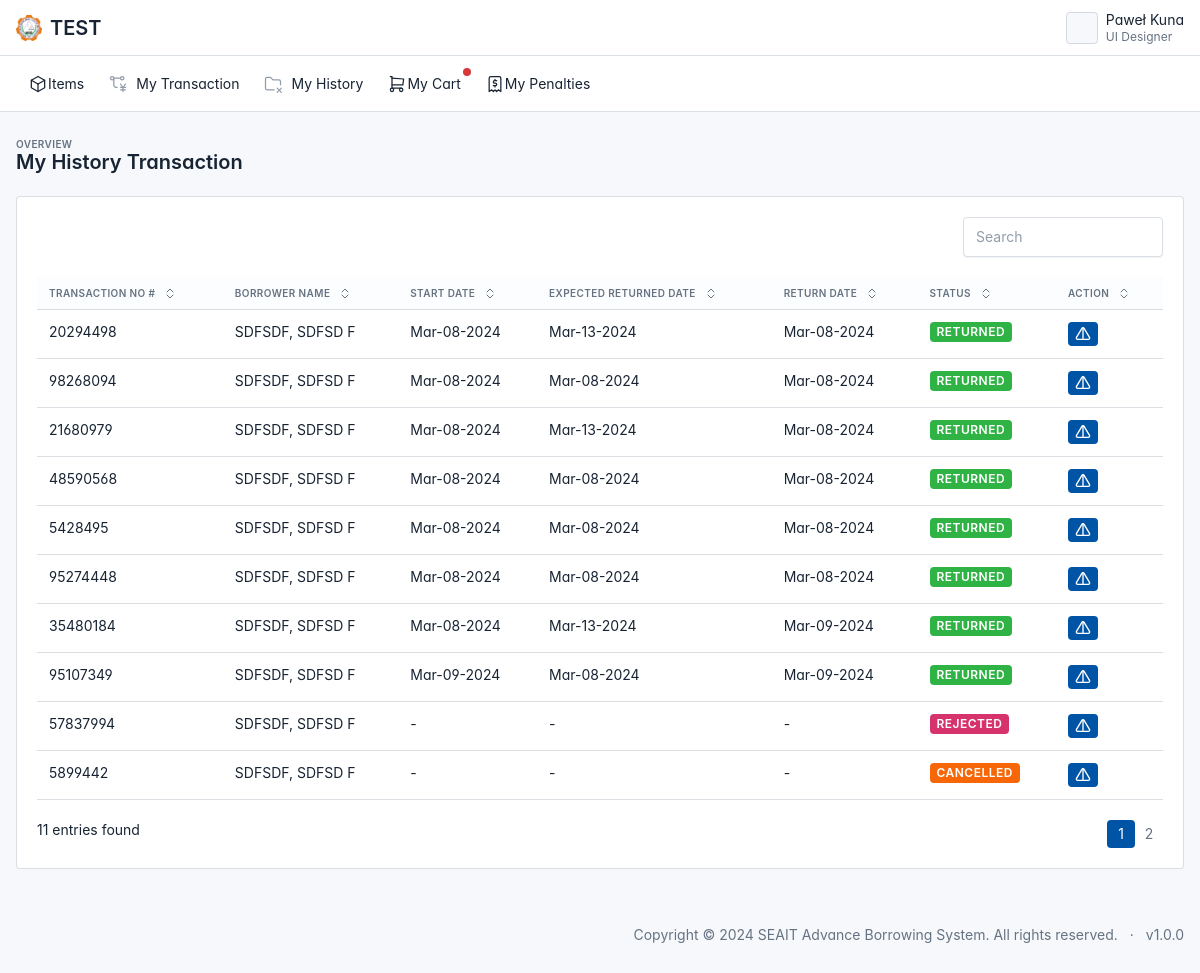
/user/history.php (signed in), run on the app's committed database.
### tables this page shows
CREATE TABLE IF NOT EXISTS `tbl_transaction_header` (
  `transaction_no` int NOT NULL,
  `borrower_id` varchar(100) NOT NULL,
  `start_date` date NOT NULL DEFAULT '0000-00-00',
  `expected_return_date` date NOT NULL DEFAULT '0000-00-00',
  `return_date` date NOT NULL DEFAULT '0000-00-00',
  `status` int DEFAULT '6',
  `date_created` datetime NOT NULL DEFAULT CURRENT_TIMESTAMP,
  PRIMARY KEY (`transaction_no`),
  KEY `fk_head_borrower_id` (`borrower_id`)
);

### user/history.php (the view, shortened to what this page needs)
<?php
include '../connection.php';
?>
<!doctype html>
<html lang="en">
<?php include '../components/head.php' ?>
<body class="layout-fluid">
  <div class="page">
    <?php include '../components/navbar.php' ?>
    <?php include '../components/usersidebar.php' ?>
    <div class="page-wrapper">
      <div class="page-header d-print-none">
        <div class="container-xl">
          <div class="row g-2 align-items-center">
            <div class="col">
              <div class="page-pretitle">
                Overview
              </div>
              <h2 class="page-title">
                My History Transaction
              </h2>
            </div>
          </div>
        </div>
      </div>
      <div class="page-body">
        <div class="container-xl">
          <div class="card">
            <div class="card-body">
              <div id="listjs">
                <div class="d-flex align-items-center justify-content-between">
                  <div class="flex-shrink-0">
                    <input class="form-control listjs-search" id="search-input" placeholder="Search" style="max-width: 200px;" />
                  </div>
                </div>
                <br>
                <div id="table-default" class="table-responsive">
                  <table class="table" id="tables">
                    <thead>
                      <tr>
                        <th>
                          <button class="table-sort" data-sort="sort-id">
                            Transaction No #
                          </button>
                        </th>
                        <th>
                          <button class="table-sort" data-sort="sort-department">
                            Borrower Name
                          </button>
                        </th>
                        <th>
                          <button class="table-sort" data-sort="sort-status">
                            Start Date
                          </button>
                        </th>
                        <th>
                          <button class="table-sort" data-sort="sort-status">
                            Expected Returned Date
                          </button>
                        </th>
                        <th>
                          <button class="table-sort" data-sort="sort-status">
                            Return Date
                          </button>
                        </th>
                        <th>
                          <button class="table-sort" data-sort="sort-status">
                            Status
                          </button>
                        </th>
                        <th>
                          <button class="table-sort">
                            Action
                          </button>
                        </th>
                      </tr>
                    </thead>
                    <tbody class="table-tbody">
                      <?php
                      $borrow = $_SESSION['borrower_id'];
                      $sql = "SELECT
                      CONCAT(
                          b.first_name,
                          ', ',
                          b.last_name,
                          ' ',
                          LEFT(b.middle_name, 1)
                      ) AS borrower_name,
                      a.transaction_no,
                      a.start_date,
                      a.expected_return_date,
                      a.return_date,
                      a.status
                  FROM
                      tbl_transaction_header a
                  INNER JOIN tbl_borrower b ON
                      a.borrower_id = b.borrower_id
                  WHERE a.status IN (0,5,4) and a.borrower_id='$borrow'
                  ORDER BY
                      a.status,
                      a.date_created
                  ASC";
                      $rs = $conn->query($sql);
                      foreach ($rs as $row) { ?>
                        <tr>
                          <td class="sort-id"><?php echo $row['transaction_no'] ?></td>
                          <td class="sort-department text-capitalize"><?php echo $row['borrower_name'] ?></td>
                          <td class="sort-department text-capitalize">
                            <?php
                            if ($row['start_date'] == '0000-00-00') {
                              echo '-';
                            } else {
                              echo date('M-d-Y', strtotime($row['start_date']));
                            }
                            ?>
                          </td>
                          <td class="sort-returndate text-capitalize">
                            <?php
                            if ($row['expected_return_date'] == '0000-00-00') {
                              echo '-';
                            } else {
                              echo date('M-d-Y', strtotime($row['expected_return_date']));
                            }
                            ?>
                          </td>
                          <td class="sort-returnedate text-capitalize">
                            <?php
                            if ($row['return_date'] == '0000-00-00') {
                              echo '-';
                            } else {
                              echo date('M-d-Y', strtotime($row['return_date']));
                            }
                            ?>
                          </td>
                          <td class="sort-status">
                            <?php
                            if ($row['status'] == 0) {
                              echo '<span class="badge badge-sm bg-success text-uppercase ms-auto text-white">RETURNED</span>';
                            } else if ($row['status'] == 4) {
                              echo '<span class="badge badge-sm bg-pink text-uppercase ms-auto text-white">REJECTED</span>';
                            } else if ($row['status'] == 5) {
                              echo '<span class="badge badge-sm bg-warning text-uppercase ms-auto text-white">CANCELLED</span>';
                            }
                            ?>
                          </td>
                          <td>
                            <a href="#" class="badge bg-primary details text-decoration-none" title="View Details">
                            </a>
                          </td>
                        </tr>
                      <?php } ?>
                    </tbody>
                  </table>
                  <br>
                  <div class="btn-toolbar">
                    <p class="mb-0" id="listjs-showing-items-label">Showing 0 items</p>
                    <ul class="pagination ms-auto mb-0"></ul>
                  </div>
                </div>
              </div>
            </div>
          </div>
        </div>
      </div>
      <?php include '../components/footer.php' ?>
    </div>
  </div>
</body>
</html>

### components/head.php (style rules this page uses)
:root { --tblr-font-sans-serif: 'Inter Var', -apple-system, BlinkMacSystemFont, San Francisco, Segoe UI, Roboto, Helvetica Neue, sans-serif; }
body { font-feature-settings: "cv03", "cv04", "cv11"; }

### data on the page
tbl_transaction_header: transaction_no "20294498", borrower_name "SDFSDF, SDFSD F", start_date "Mar-08-2024", expected_return_date "Mar-13-2024", return_date "Mar-08-2024", status "RETURNED"
tbl_transaction_header: transaction_no "98268094", borrower_name "SDFSDF, SDFSD F", start_date "Mar-08-2024", expected_return_date "Mar-08-2024", return_date "Mar-08-2024", status "RETURNED"
tbl_transaction_header: transaction_no "21680979", borrower_name "SDFSDF, SDFSD F", start_date "Mar-08-2024", expected_return_date "Mar-13-2024", return_date "Mar-08-2024", status "RETURNED"
tbl_transaction_header: transaction_no "48590568", borrower_name "SDFSDF, SDFSD F", start_date "Mar-08-2024", expected_return_date "Mar-08-2024", return_date "Mar-08-2024", status "RETURNED"
tbl_transaction_header: transaction_no "5428495", borrower_name "SDFSDF, SDFSD F", start_date "Mar-08-2024", expected_return_date "Mar-08-2024", return_date "Mar-08-2024", status "RETURNED"
tbl_transaction_header: transaction_no "95274448", borrower_name "SDFSDF, SDFSD F", start_date "Mar-08-2024", expected_return_date "Mar-08-2024", return_date "Mar-08-2024", status "RETURNED"
tbl_transaction_header: transaction_no "35480184", borrower_name "SDFSDF, SDFSD F", start_date "Mar-08-2024", expected_return_date "Mar-13-2024", return_date "Mar-09-2024", status "RETURNED"
tbl_transaction_header: transaction_no "95107349", borrower_name "SDFSDF, SDFSD F", start_date "Mar-09-2024", expected_return_date "Mar-08-2024", return_date "Mar-09-2024", status "RETURNED"
tbl_transaction_header: transaction_no "57837994", borrower_name "SDFSDF, SDFSD F", status "REJECTED"
tbl_transaction_header: transaction_no "5899442", borrower_name "SDFSDF, SDFSD F", status "CANCELLED"
